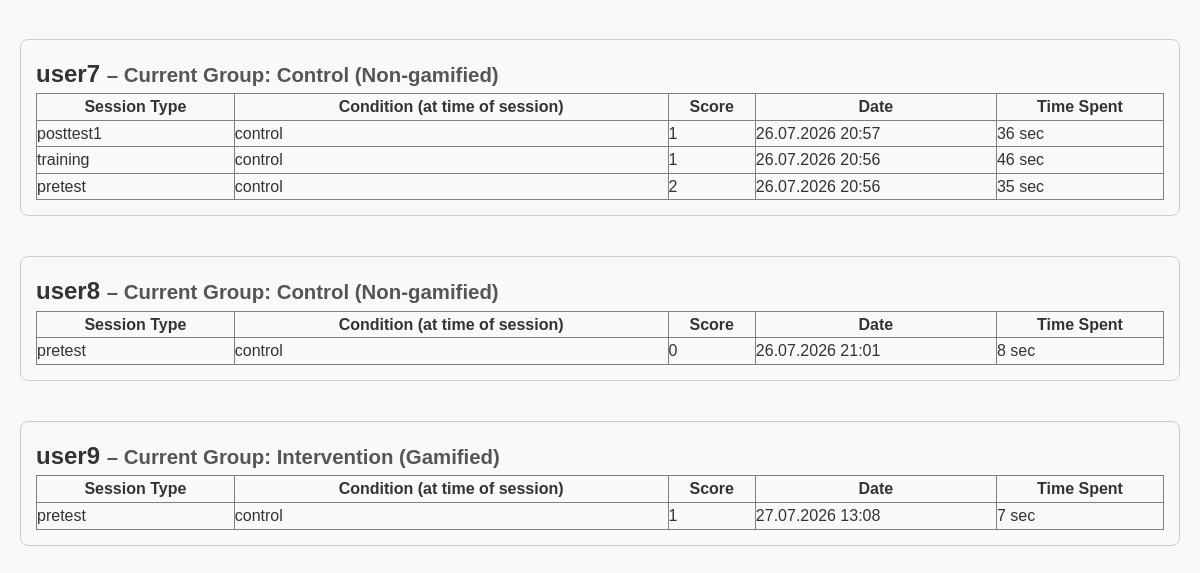
Before: /dashboard/ (signed in, lower part) with the older database file.
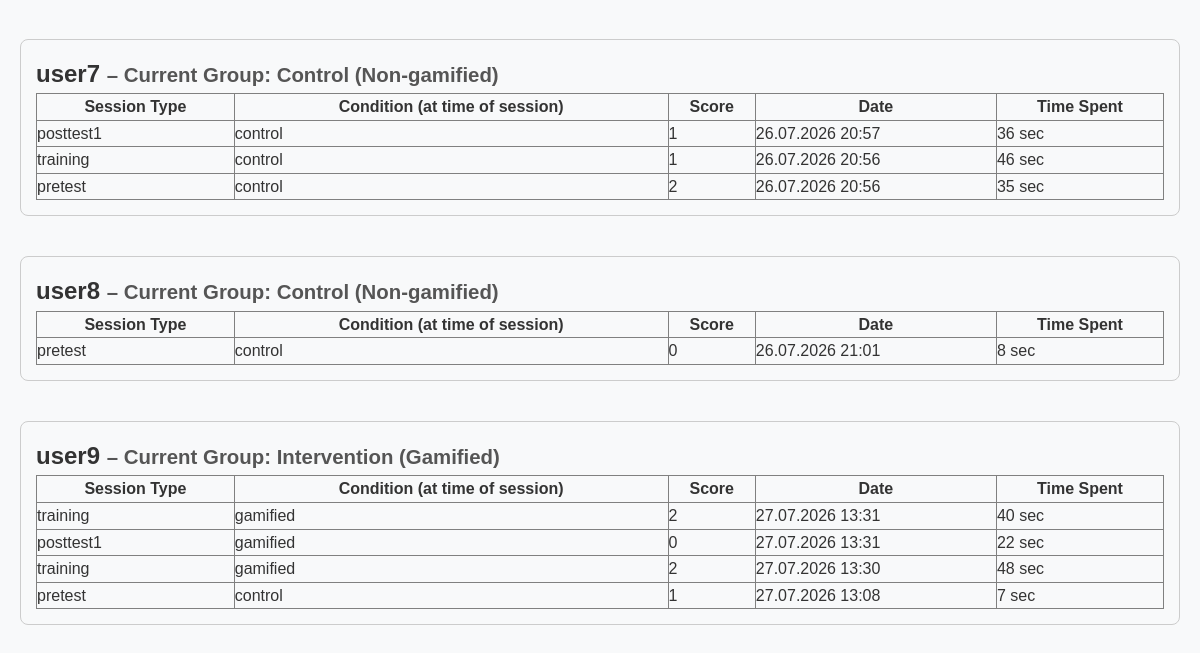
After: the same page with the newer database file.
### tests/models.py (models this page shows, shortened)
class TestSession(models.Model):
    user = models.ForeignKey(settings.AUTH_USER_MODEL, on_delete=models.CASCADE)
    session_type = models.CharField(max_length=20, choices=[
        ('pretest', 'Pretest'),
        ('training', 'Training'),
        ('posttest', 'Posttest')
    ])
    condition = models.CharField(max_length=20, choices=[('gamified', 'Gamified'), ('control', 'Control')])
    start_time = models.DateTimeField(auto_now_add=True)
    end_time = models.DateTimeField(null=True, blank=True)
    score = models.IntegerField(default=0)
    total_time_seconds = models.IntegerField(null=True, blank=True)
    responses = models.JSONField(default=dict)  # e.g., {"item_123": {"answer": "B", "time": 45, "correct": True}}
    items = models.ManyToManyField(RPMItem)
    longest_streak = models.PositiveIntegerField(default=0)
    answered_count = models.PositiveIntegerField(default=0)
    class Meta:
        ordering = ['-start_time']

### core/views.py (the view)
# urls.py: path('dashboard/', views.researcher_dashboard, name='dashboard'),      # Smart dashboard
@login_required
def researcher_dashboard(request):
    if request.user.is_staff:
        all_sessions = TestSession.objects.select_related('user', 'user__profile').order_by('user__username', '-start_time')
        sessions_by_user = defaultdict(list)
        for session in all_sessions:
            sessions_by_user[session.user].append(session)
        return render(request, 'core/admin_dashboard.html', {
            'sessions_by_user': dict(sessions_by_user)
        })
    if hasattr(request.user, 'profile') and request.user.profile.condition == 'gamified':
        return redirect('core:user_dashboard')
    return redirect('tests:start_training_page')

### core/templates/core/admin_dashboard.html (shortened to what this page needs)
{% extends 'base.html' %}
{% block content %}
{% for user, sessions in sessions_by_user.items %}
    <div style="margin-bottom: 40px; border: 1px solid #ccc; padding: 15px; border-radius: 8px;">
        <h2>
            {{ user.username }}
            <small style="font-size: 0.85em; color: #555;">
                – Current Group:
                <strong>
                    {% if user.profile.condition == 'gamified' %}
                        Intervention (Gamified)
                    {% else %}
                        Control (Non-gamified)
                    {% endif %}
                </strong>
            </small>
        </h2>
        <table border="1" style="width:100%; border-collapse: collapse;">
            <thead>
                <tr>
                    <th>Session Type</th>
                    <th>Condition (at time of session)</th>
                    <th>Score</th>
                    <th>Date</th>
                    <th>Time Spent</th>
                </tr>
            </thead>
            <tbody>
                {% for s in sessions %}
                <tr>
                    <td>{{ s.session_type }}</td>
                    <td>{{ s.condition }}</td>
                    <td>{{ s.score }}</td>
                    <td>{{ s.start_time|date:"d.m.Y H:i" }}</td>
                    <td>
                        {% if s.total_time_seconds %}
                            {{ s.total_time_seconds }} sec
                        {% else %}
                            still running
                        {% endif %}
                    </td>
                </tr>
                {% empty %}
                <tr><td colspan="4">No sessions yet</td></tr>
                {% endfor %}
            </tbody>
        </table>
    </div>
{% empty %}
    <p>No participants have started yet.</p>
{% endfor %}
{% endblock %}

### templates/base.html (shortened to what this page needs)
<!DOCTYPE html>
<html lang="en">
<head>
    {% load static %}
    <link rel="stylesheet" href="{% static 'css/style.css' %}">
</head>
<body>
    <div class="container">
        {% block content %}{% endblock %}
    </div>
</body>
</html>

### static/css/style.css (style rules this page uses)
* { margin: 0; padding: 0; box-sizing: border-box; }
body { font-family: Arial, sans-serif; line-height: 1.6; background-color: #f8f9fa; color: #333; }
.container { max-width: 1200px; margin: 0 auto; padding: 20px; }

Changed rows visible on the page:
added TestSession: session_type "training", condition "gamified", score "2", start_time "27.07.2026 13:31", total_time_seconds "40"
added TestSession: session_type "posttest1", condition "gamified", score "0", start_time "27.07.2026 13:31", total_time_seconds "22"
added TestSession: session_type "training", condition "gamified", score "2", start_time "27.07.2026 13:30", total_time_seconds "48"
